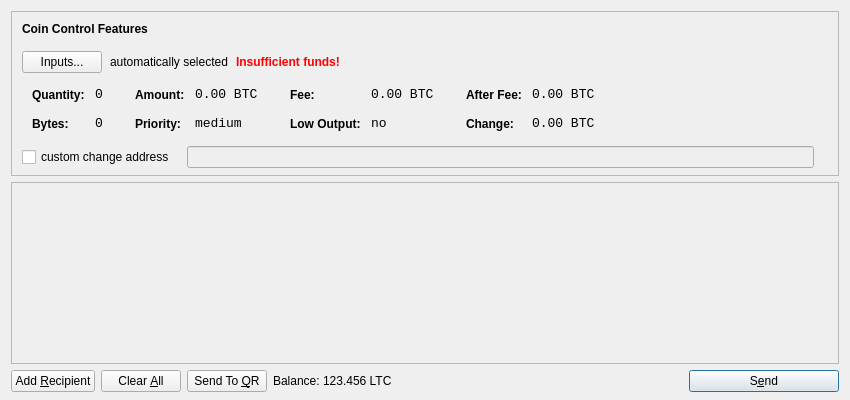
<?xml version="1.0" encoding="UTF-8"?>
<ui version="4.0">
 <class>SendCoinsDialog</class>
 <widget class="QDialog" name="SendCoinsDialog">
  <property name="geometry">
   <rect>
    <x>0</x>
    <y>0</y>
    <width>850</width>
    <height>400</height>
   </rect>
  </property>
  <property name="windowTitle">
   <string>Send Coins</string>
  </property>
  <layout class="QVBoxLayout" name="verticalLayout" stretch="0,1,0">
   <property name="bottomMargin">
    <number>8</number>
   </property>
   <item>
    <widget class="QFrame" name="frameCoinControl">
     <property name="sizePolicy">
      <sizepolicy hsizetype="Expanding" vsizetype="Expanding">
       <horstretch>0</horstretch>
       <verstretch>0</verstretch>
      </sizepolicy>
     </property>
     <property name="maximumSize">
      <size>
       <width>16777215</width>
       <height>16777215</height>
      </size>
     </property>
     <property name="frameShape">
      <enum>QFrame::StyledPanel</enum>
     </property>
     <property name="frameShadow">
      <enum>QFrame::Sunken</enum>
     </property>
     <layout class="QVBoxLayout" name="verticalLayoutCoinControl2">
      <property name="spacing">
       <number>7</number>
      </property>
      <property name="leftMargin">
       <number>0</number>
      </property>
      <property name="topMargin">
       <number>0</number>
      </property>
      <property name="rightMargin">
       <number>0</number>
      </property>
      <property name="bottomMargin">
       <number>6</number>
      </property>
      <item>
       <layout class="QVBoxLayout" name="verticalLayoutCoinControl" stretch="0,0,0,0,1">
        <property name="spacing">
         <number>0</number>
        </property>
        <property name="leftMargin">
         <number>10</number>
        </property>
        <property name="topMargin">
         <number>10</number>
        </property>
        <item>
         <layout class="QHBoxLayout" name="horizontalLayoutCoinControl1">
          <property name="bottomMargin">
           <number>15</number>
          </property>
          <item>
           <widget class="QLabel" name="labelCoinControlFeatures">
            <property name="sizePolicy">
             <sizepolicy hsizetype="Preferred" vsizetype="Maximum">
              <horstretch>0</horstretch>
              <verstretch>0</verstretch>
             </sizepolicy>
            </property>
            <property name="font">
             <font>
              <weight>75</weight>
              <bold>true</bold>
             </font>
            </property>
            <property name="styleSheet">
             <string notr="true">font-weight:bold;</string>
            </property>
            <property name="text">
             <string>Coin Control Features</string>
            </property>
           </widget>
          </item>
         </layout>
        </item>
        <item>
         <layout class="QHBoxLayout" name="horizontalLayoutCoinControl2" stretch="0,0,0,0">
          <property name="spacing">
           <number>8</number>
          </property>
          <property name="bottomMargin">
           <number>10</number>
          </property>
          <item>
           <widget class="QPushButton" name="pushButtonCoinControl">
            <property name="styleSheet">
             <string notr="true"/>
            </property>
            <property name="text">
             <string>Inputs...</string>
            </property>
           </widget>
          </item>
          <item>
           <widget class="QLabel" name="labelCoinControlAutomaticallySelected">
            <property name="text">
             <string>automatically selected</string>
            </property>
            <property name="margin">
             <number>5</number>
            </property>
           </widget>
          </item>
          <item>
           <widget class="QLabel" name="labelCoinControlInsuffFunds">
            <property name="font">
             <font>
              <weight>75</weight>
              <bold>true</bold>
             </font>
            </property>
            <property name="styleSheet">
             <string notr="true">color:red;font-weight:bold;</string>
            </property>
            <property name="text">
             <string>Insufficient funds!</string>
            </property>
            <property name="margin">
             <number>5</number>
            </property>
           </widget>
          </item>
          <item>
           <spacer name="horizontalSpacerCoinControl">
            <property name="orientation">
             <enum>Qt::Horizontal</enum>
            </property>
            <property name="sizeHint" stdset="0">
             <size>
              <width>40</width>
              <height>1</height>
             </size>
            </property>
           </spacer>
          </item>
         </layout>
        </item>
        <item>
         <widget class="QWidget" name="widgetCoinControl" native="true">
          <property name="sizePolicy">
           <sizepolicy hsizetype="Preferred" vsizetype="Preferred">
            <horstretch>0</horstretch>
            <verstretch>0</verstretch>
           </sizepolicy>
          </property>
          <property name="minimumSize">
           <size>
            <width>0</width>
            <height>0</height>
           </size>
          </property>
          <property name="styleSheet">
           <string notr="true"/>
          </property>
          <layout class="QHBoxLayout" name="horizontalLayoutCoinControl5">
           <property name="leftMargin">
            <number>0</number>
           </property>
           <property name="topMargin">
            <number>0</number>
           </property>
           <property name="rightMargin">
            <number>0</number>
           </property>
           <property name="bottomMargin">
            <number>0</number>
           </property>
           <item>
            <layout class="QHBoxLayout" name="horizontalLayoutCoinControl3" stretch="0,0,0,1">
             <property name="spacing">
              <number>20</number>
             </property>
             <property name="topMargin">
              <number>0</number>
             </property>
             <property name="bottomMargin">
              <number>10</number>
             </property>
             <item>
              <layout class="QFormLayout" name="formLayoutCoinControl1">
               <property name="horizontalSpacing">
                <number>10</number>
               </property>
               <property name="verticalSpacing">
                <number>14</number>
               </property>
               <property name="leftMargin">
                <number>10</number>
               </property>
               <property name="topMargin">
                <number>4</number>
               </property>
               <property name="rightMargin">
                <number>6</number>
               </property>
               <item row="0" column="0">
                <widget class="QLabel" name="labelCoinControlQuantityText">
                 <property name="styleSheet">
                  <string notr="true">font-weight:bold;</string>
                 </property>
                 <property name="text">
                  <string>Quantity:</string>
                 </property>
                 <property name="margin">
                  <number>0</number>
                 </property>
                </widget>
               </item>
               <item row="0" column="1">
                <widget class="QLabel" name="labelCoinControlQuantity">
                 <property name="font">
                  <font>
                   <family>Monospace</family>
                   <pointsize>10</pointsize>
                  </font>
                 </property>
                 <property name="cursor">
                  <cursorShape>IBeamCursor</cursorShape>
                 </property>
                 <property name="contextMenuPolicy">
                  <enum>Qt::ActionsContextMenu</enum>
                 </property>
                 <property name="text">
                  <string notr="true">0</string>
                 </property>
                 <property name="margin">
                  <number>0</number>
                 </property>
                 <property name="textInteractionFlags">
                  <set>Qt::LinksAccessibleByMouse|Qt::TextSelectableByKeyboard|Qt::TextSelectableByMouse</set>
                 </property>
                </widget>
               </item>
               <item row="1" column="0">
                <widget class="QLabel" name="labelCoinControlBytesText">
                 <property name="styleSheet">
                  <string notr="true">font-weight:bold;</string>
                 </property>
                 <property name="text">
                  <string>Bytes:</string>
                 </property>
                </widget>
               </item>
               <item row="1" column="1">
                <widget class="QLabel" name="labelCoinControlBytes">
                 <property name="font">
                  <font>
                   <family>Monospace</family>
                   <pointsize>10</pointsize>
                  </font>
                 </property>
                 <property name="cursor">
                  <cursorShape>IBeamCursor</cursorShape>
                 </property>
                 <property name="contextMenuPolicy">
                  <enum>Qt::ActionsContextMenu</enum>
                 </property>
                 <property name="text">
                  <string notr="true">0</string>
                 </property>
                 <property name="textInteractionFlags">
                  <set>Qt::LinksAccessibleByMouse|Qt::TextSelectableByKeyboard|Qt::TextSelectableByMouse</set>
                 </property>
                </widget>
               </item>
              </layout>
             </item>
             <item>
              <layout class="QFormLayout" name="formLayoutCoinControl2">
               <property name="horizontalSpacing">
                <number>10</number>
               </property>
               <property name="verticalSpacing">
                <number>14</number>
               </property>
               <property name="leftMargin">
                <number>6</number>
               </property>
               <property name="topMargin">
                <number>4</number>
               </property>
               <property name="rightMargin">
                <number>6</number>
               </property>
               <item row="0" column="0">
                <widget class="QLabel" name="labelCoinControlAmountText">
                 <property name="styleSheet">
                  <string notr="true">font-weight:bold;</string>
                 </property>
                 <property name="text">
                  <string>Amount:</string>
                 </property>
                 <property name="margin">
                  <number>0</number>
                 </property>
                </widget>
               </item>
               <item row="0" column="1">
                <widget class="QLabel" name="labelCoinControlAmount">
                 <property name="font">
                  <font>
                   <family>Monospace</family>
                   <pointsize>10</pointsize>
                  </font>
                 </property>
                 <property name="cursor">
                  <cursorShape>IBeamCursor</cursorShape>
                 </property>
                 <property name="contextMenuPolicy">
                  <enum>Qt::ActionsContextMenu</enum>
                 </property>
                 <property name="text">
                  <string notr="true">0.00 BTC</string>
                 </property>
                 <property name="textInteractionFlags">
                  <set>Qt::LinksAccessibleByMouse|Qt::TextSelectableByKeyboard|Qt::TextSelectableByMouse</set>
                 </property>
                </widget>
               </item>
               <item row="1" column="0">
                <widget class="QLabel" name="labelCoinControlPriorityText">
                 <property name="styleSheet">
                  <string notr="true">font-weight:bold;</string>
                 </property>
                 <property name="text">
                  <string>Priority:</string>
                 </property>
                </widget>
               </item>
               <item row="1" column="1">
                <widget class="QLabel" name="labelCoinControlPriority">
                 <property name="font">
                  <font>
                   <family>Monospace</family>
                   <pointsize>10</pointsize>
                  </font>
                 </property>
                 <property name="cursor">
                  <cursorShape>IBeamCursor</cursorShape>
                 </property>
                 <property name="contextMenuPolicy">
                  <enum>Qt::ActionsContextMenu</enum>
                 </property>
                 <property name="text">
                  <string>medium</string>
                 </property>
                 <property name="textInteractionFlags">
                  <set>Qt::LinksAccessibleByMouse|Qt::TextSelectableByKeyboard|Qt::TextSelectableByMouse</set>
                 </property>
                </widget>
               </item>
              </layout>
             </item>
             <item>
              <layout class="QFormLayout" name="formLayoutCoinControl3">
               <property name="horizontalSpacing">
                <number>10</number>
               </property>
               <property name="verticalSpacing">
                <number>14</number>
               </property>
               <property name="leftMargin">
                <number>6</number>
               </property>
               <property name="topMargin">
                <number>4</number>
               </property>
               <property name="rightMargin">
                <number>6</number>
               </property>
               <item row="0" column="0">
                <widget class="QLabel" name="labelCoinControlFeeText">
                 <property name="styleSheet">
                  <string notr="true">font-weight:bold;</string>
                 </property>
                 <property name="text">
                  <string>Fee:</string>
                 </property>
                 <property name="margin">
                  <number>0</number>
                 </property>
                </widget>
               </item>
               <item row="0" column="1">
                <widget class="QLabel" name="labelCoinControlFee">
                 <property name="font">
                  <font>
                   <family>Monospace</family>
                   <pointsize>10</pointsize>
                  </font>
                 </property>
                 <property name="cursor">
                  <cursorShape>IBeamCursor</cursorShape>
                 </property>
                 <property name="contextMenuPolicy">
                  <enum>Qt::ActionsContextMenu</enum>
                 </property>
                 <property name="text">
                  <string notr="true">0.00 BTC</string>
                 </property>
                 <property name="textInteractionFlags">
                  <set>Qt::LinksAccessibleByMouse|Qt::TextSelectableByKeyboard|Qt::TextSelectableByMouse</set>
                 </property>
                </widget>
               </item>
               <item row="1" column="0">
                <widget class="QLabel" name="labelCoinControlLowOutputText">
                 <property name="styleSheet">
                  <string notr="true">font-weight:bold;</string>
                 </property>
                 <property name="text">
                  <string>Low Output:</string>
                 </property>
                </widget>
               </item>
               <item row="1" column="1">
                <widget class="QLabel" name="labelCoinControlLowOutput">
                 <property name="font">
                  <font>
                   <family>Monospace</family>
                   <pointsize>10</pointsize>
                  </font>
                 </property>
                 <property name="cursor">
                  <cursorShape>IBeamCursor</cursorShape>
                 </property>
                 <property name="contextMenuPolicy">
                  <enum>Qt::ActionsContextMenu</enum>
                 </property>
                 <property name="text">
                  <string>no</string>
                 </property>
                 <property name="textInteractionFlags">
                  <set>Qt::LinksAccessibleByMouse|Qt::TextSelectableByKeyboard|Qt::TextSelectableByMouse</set>
                 </property>
                </widget>
               </item>
              </layout>
             </item>
             <item>
              <layout class="QFormLayout" name="formLayoutCoinControl4">
               <property name="horizontalSpacing">
                <number>10</number>
               </property>
               <property name="verticalSpacing">
                <number>14</number>
               </property>
               <property name="leftMargin">
                <number>6</number>
               </property>
               <property name="topMargin">
                <number>4</number>
               </property>
               <property name="rightMargin">
                <number>6</number>
               </property>
               <item row="0" column="0">
                <widget class="QLabel" name="labelCoinControlAfterFeeText">
                 <property name="styleSheet">
                  <string notr="true">font-weight:bold;</string>
                 </property>
                 <property name="text">
                  <string>After Fee:</string>
                 </property>
                 <property name="margin">
                  <number>0</number>
                 </property>
                </widget>
               </item>
               <item row="0" column="1">
                <widget class="QLabel" name="labelCoinControlAfterFee">
                 <property name="font">
                  <font>
                   <family>Monospace</family>
                   <pointsize>10</pointsize>
                  </font>
                 </property>
                 <property name="cursor">
                  <cursorShape>IBeamCursor</cursorShape>
                 </property>
                 <property name="contextMenuPolicy">
                  <enum>Qt::ActionsContextMenu</enum>
                 </property>
                 <property name="text">
                  <string notr="true">0.00 BTC</string>
                 </property>
                 <property name="textInteractionFlags">
                  <set>Qt::LinksAccessibleByMouse|Qt::TextSelectableByKeyboard|Qt::TextSelectableByMouse</set>
                 </property>
                </widget>
               </item>
               <item row="1" column="0">
                <widget class="QLabel" name="labelCoinControlChangeText">
                 <property name="styleSheet">
                  <string notr="true">font-weight:bold;</string>
                 </property>
                 <property name="text">
                  <string>Change:</string>
                 </property>
                </widget>
               </item>
               <item row="1" column="1">
                <widget class="QLabel" name="labelCoinControlChange">
                 <property name="font">
                  <font>
                   <family>Monospace</family>
                   <pointsize>10</pointsize>
                  </font>
                 </property>
                 <property name="cursor">
                  <cursorShape>IBeamCursor</cursorShape>
                 </property>
                 <property name="contextMenuPolicy">
                  <enum>Qt::ActionsContextMenu</enum>
                 </property>
                 <property name="text">
                  <string notr="true">0.00 BTC</string>
                 </property>
                 <property name="textInteractionFlags">
                  <set>Qt::LinksAccessibleByMouse|Qt::TextSelectableByKeyboard|Qt::TextSelectableByMouse</set>
                 </property>
                </widget>
               </item>
              </layout>
             </item>
            </layout>
           </item>
          </layout>
         </widget>
        </item>
        <item>
         <layout class="QHBoxLayout" name="horizontalLayoutCoinControl4" stretch="0,0,0">
          <property name="spacing">
           <number>12</number>
          </property>
          <property name="sizeConstraint">
           <enum>QLayout::SetDefaultConstraint</enum>
          </property>
          <property name="topMargin">
           <number>5</number>
          </property>
          <property name="rightMargin">
           <number>5</number>
          </property>
          <item>
           <widget class="QCheckBox" name="checkBoxCoinControlChange">
            <property name="text">
             <string>custom change address</string>
            </property>
           </widget>
          </item>
          <item>
           <widget class="QLineEdit" name="lineEditCoinControlChange">
            <property name="enabled">
             <bool>false</bool>
            </property>
            <property name="sizePolicy">
             <sizepolicy hsizetype="Expanding" vsizetype="Fixed">
              <horstretch>0</horstretch>
              <verstretch>0</verstretch>
             </sizepolicy>
            </property>
           </widget>
          </item>
          <item>
           <widget class="QLabel" name="labelCoinControlChangeLabel">
            <property name="sizePolicy">
             <sizepolicy hsizetype="Preferred" vsizetype="Expanding">
              <horstretch>0</horstretch>
              <verstretch>0</verstretch>
             </sizepolicy>
            </property>
            <property name="minimumSize">
             <size>
              <width>0</width>
              <height>0</height>
             </size>
            </property>
            <property name="text">
             <string/>
            </property>
            <property name="margin">
             <number>3</number>
            </property>
           </widget>
          </item>
         </layout>
        </item>
        <item>
         <spacer name="verticalSpacerCoinControl">
          <property name="orientation">
           <enum>Qt::Vertical</enum>
          </property>
          <property name="sizeHint" stdset="0">
           <size>
            <width>800</width>
            <height>1</height>
           </size>
          </property>
         </spacer>
        </item>
       </layout>
      </item>
     </layout>
    </widget>
   </item>
   <item>
    <widget class="QScrollArea" name="scrollArea">
     <property name="widgetResizable">
      <bool>true</bool>
     </property>
     <widget class="QWidget" name="scrollAreaWidgetContents">
      <property name="geometry">
       <rect>
        <x>0</x>
        <y>0</y>
        <width>826</width>
        <height>145</height>
       </rect>
      </property>
      <layout class="QVBoxLayout" name="verticalLayout_2">
       <property name="leftMargin">
        <number>0</number>
       </property>
       <property name="topMargin">
        <number>0</number>
       </property>
       <property name="rightMargin">
        <number>0</number>
       </property>
       <property name="bottomMargin">
        <number>0</number>
       </property>
       <item>
        <layout class="QVBoxLayout" name="entries">
         <property name="spacing">
          <number>6</number>
         </property>
        </layout>
       </item>
       <item>
        <spacer name="verticalSpacer">
         <property name="orientation">
          <enum>Qt::Vertical</enum>
         </property>
         <property name="sizeHint" stdset="0">
          <size>
           <width>20</width>
           <height>40</height>
          </size>
         </property>
        </spacer>
       </item>
      </layout>
     </widget>
    </widget>
   </item>
   <item>
    <layout class="QHBoxLayout" name="horizontalLayout">
     <item>
      <widget class="QPushButton" name="addButton">
       <property name="toolTip">
        <string>Send to multiple recipients at once</string>
       </property>
       <property name="text">
        <string>Add &amp;Recipient</string>
       </property>
       <property name="icon">
        <iconset resource="../bitcoin.qrc">
         <normaloff>:/icons/add</normaloff>:/icons/add</iconset>
       </property>
       <property name="autoDefault">
        <bool>false</bool>
       </property>
      </widget>
     </item>
     <item>
      <widget class="QPushButton" name="clearButton">
       <property name="sizePolicy">
        <sizepolicy hsizetype="Minimum" vsizetype="Fixed">
         <horstretch>0</horstretch>
         <verstretch>0</verstretch>
        </sizepolicy>
       </property>
       <property name="toolTip">
        <string>Remove all transaction fields</string>
       </property>
       <property name="text">
        <string>Clear &amp;All</string>
       </property>
       <property name="icon">
        <iconset resource="../bitcoin.qrc">
         <normaloff>:/icons/remove</normaloff>:/icons/remove</iconset>
       </property>
       <property name="autoRepeatDelay">
        <number>300</number>
       </property>
       <property name="autoDefault">
        <bool>false</bool>
       </property>
      </widget>
     </item>
     <item>
      <widget class="QPushButton" name="sendQRButton">
       <property name="text">
        <string>Send To &amp;QR</string>
       </property>
       <property name="icon">
        <iconset resource="../bitcoin.qrc">
         <normaloff>:/icons/qrcode</normaloff>:/icons/qrcode</iconset>
       </property>
      </widget>
     </item>
     <item>
      <layout class="QHBoxLayout" name="horizontalLayout_2">
       <property name="spacing">
        <number>3</number>
       </property>
       <item>
        <widget class="QLabel" name="label">
         <property name="text">
          <string>Balance:</string>
         </property>
        </widget>
       </item>
       <item>
        <widget class="QLabel" name="labelBalance">
         <property name="cursor">
          <cursorShape>IBeamCursor</cursorShape>
         </property>
         <property name="text">
          <string>123.456 LTC</string>
         </property>
         <property name="textInteractionFlags">
          <set>Qt::LinksAccessibleByMouse|Qt::TextSelectableByKeyboard|Qt::TextSelectableByMouse</set>
         </property>
        </widget>
       </item>
      </layout>
     </item>
     <item>
      <spacer name="horizontalSpacer">
       <property name="orientation">
        <enum>Qt::Horizontal</enum>
       </property>
       <property name="sizeHint" stdset="0">
        <size>
         <width>40</width>
         <height>20</height>
        </size>
       </property>
      </spacer>
     </item>
     <item>
      <widget class="QPushButton" name="sendButton">
       <property name="minimumSize">
        <size>
         <width>150</width>
         <height>0</height>
        </size>
       </property>
       <property name="toolTip">
        <string>Confirm the send action</string>
       </property>
       <property name="text">
        <string>S&amp;end</string>
       </property>
       <property name="icon">
        <iconset resource="../bitcoin.qrc">
         <normaloff>:/icons/send</normaloff>:/icons/send</iconset>
       </property>
       <property name="default">
        <bool>true</bool>
       </property>
      </widget>
     </item>
    </layout>
   </item>
  </layout>
 </widget>
 <resources>
  <include location="../bitcoin.qrc"/>
 </resources>
 <connections/>
</ui>
